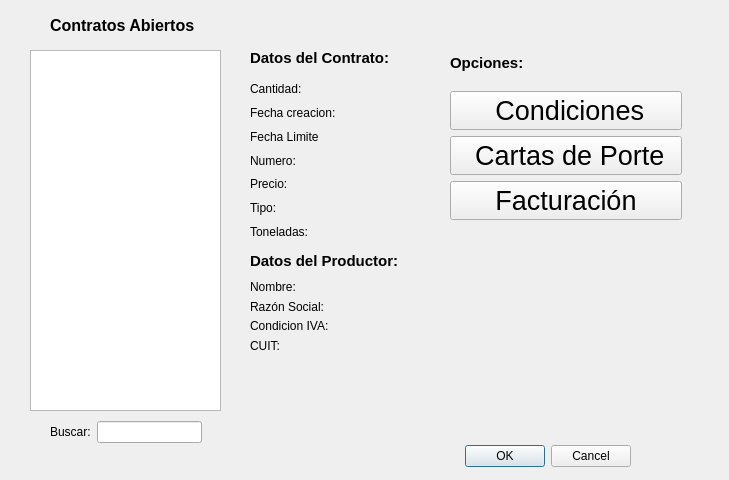
<?xml version="1.0" encoding="UTF-8"?>
<ui version="4.0">
 <class>GUI_Contratos_Abiertos</class>
 <widget class="QDialog" name="GUI_Contratos_Abiertos">
  <property name="geometry">
   <rect>
    <x>0</x>
    <y>0</y>
    <width>729</width>
    <height>480</height>
   </rect>
  </property>
  <property name="windowTitle">
   <string>Dialog</string>
  </property>
  <property name="styleSheet">
   <string notr="true"/>
  </property>
  <widget class="QDialogButtonBox" name="buttonBox">
   <property name="geometry">
    <rect>
     <x>10</x>
     <y>440</y>
     <width>621</width>
     <height>32</height>
    </rect>
   </property>
   <property name="orientation">
    <enum>Qt::Horizontal</enum>
   </property>
   <property name="standardButtons">
    <set>QDialogButtonBox::Cancel|QDialogButtonBox::Ok</set>
   </property>
  </widget>
  <widget class="QListWidget" name="listWidget">
   <property name="geometry">
    <rect>
     <x>30</x>
     <y>50</y>
     <width>191</width>
     <height>361</height>
    </rect>
   </property>
  </widget>
  <widget class="QLabel" name="label">
   <property name="geometry">
    <rect>
     <x>50</x>
     <y>10</y>
     <width>161</width>
     <height>31</height>
    </rect>
   </property>
   <property name="font">
    <font>
     <pointsize>12</pointsize>
     <weight>75</weight>
     <bold>true</bold>
    </font>
   </property>
   <property name="text">
    <string>Contratos Abiertos</string>
   </property>
  </widget>
  <widget class="QLabel" name="label_3">
   <property name="geometry">
    <rect>
     <x>250</x>
     <y>240</y>
     <width>161</width>
     <height>41</height>
    </rect>
   </property>
   <property name="font">
    <font>
     <pointsize>11</pointsize>
     <weight>75</weight>
     <bold>true</bold>
    </font>
   </property>
   <property name="text">
    <string>Datos del Productor:</string>
   </property>
  </widget>
  <widget class="QLabel" name="label_10">
   <property name="geometry">
    <rect>
     <x>250</x>
     <y>50</y>
     <width>151</width>
     <height>16</height>
    </rect>
   </property>
   <property name="font">
    <font>
     <pointsize>11</pointsize>
     <weight>75</weight>
     <bold>true</bold>
    </font>
   </property>
   <property name="text">
    <string>Datos del Contrato:</string>
   </property>
  </widget>
  <widget class="QLabel" name="label_15">
   <property name="geometry">
    <rect>
     <x>480</x>
     <y>350</y>
     <width>238</width>
     <height>36</height>
    </rect>
   </property>
   <property name="text">
    <string/>
   </property>
  </widget>
  <widget class="QWidget" name="">
   <property name="geometry">
    <rect>
     <x>250</x>
     <y>80</y>
     <width>151</width>
     <height>161</height>
    </rect>
   </property>
   <layout class="QVBoxLayout" name="verticalLayout_2">
    <item>
     <widget class="QLabel" name="label_2">
      <property name="text">
       <string>Cantidad:</string>
      </property>
     </widget>
    </item>
    <item>
     <widget class="QLabel" name="label_4">
      <property name="text">
       <string>Fecha creacion:</string>
      </property>
     </widget>
    </item>
    <item>
     <widget class="QLabel" name="label_5">
      <property name="text">
       <string>Fecha Limite</string>
      </property>
     </widget>
    </item>
    <item>
     <widget class="QLabel" name="label_6">
      <property name="text">
       <string>Numero:</string>
      </property>
     </widget>
    </item>
    <item>
     <widget class="QLabel" name="label_7">
      <property name="text">
       <string>Precio:</string>
      </property>
     </widget>
    </item>
    <item>
     <widget class="QLabel" name="label_8">
      <property name="text">
       <string>Tipo:</string>
      </property>
     </widget>
    </item>
    <item>
     <widget class="QLabel" name="label_9">
      <property name="text">
       <string>Toneladas:</string>
      </property>
     </widget>
    </item>
   </layout>
  </widget>
  <widget class="QWidget" name="">
   <property name="geometry">
    <rect>
     <x>250</x>
     <y>280</y>
     <width>141</width>
     <height>72</height>
    </rect>
   </property>
   <layout class="QVBoxLayout" name="verticalLayout_3">
    <item>
     <widget class="QLabel" name="label_13">
      <property name="text">
       <string>Nombre:</string>
      </property>
     </widget>
    </item>
    <item>
     <widget class="QLabel" name="label_14">
      <property name="text">
       <string>Razón Social:</string>
      </property>
     </widget>
    </item>
    <item>
     <widget class="QLabel" name="label_11">
      <property name="text">
       <string>Condicion IVA:</string>
      </property>
     </widget>
    </item>
    <item>
     <widget class="QLabel" name="label_12">
      <property name="text">
       <string>CUIT:</string>
      </property>
     </widget>
    </item>
   </layout>
  </widget>
  <widget class="QWidget" name="">
   <property name="geometry">
    <rect>
     <x>450</x>
     <y>40</y>
     <width>232</width>
     <height>180</height>
    </rect>
   </property>
   <layout class="QVBoxLayout" name="verticalLayout_5">
    <item>
     <widget class="QLabel" name="label_16">
      <property name="font">
       <font>
        <pointsize>11</pointsize>
        <weight>75</weight>
        <bold>true</bold>
        <underline>false</underline>
       </font>
      </property>
      <property name="text">
       <string>Opciones:</string>
      </property>
     </widget>
    </item>
    <item>
     <layout class="QVBoxLayout" name="verticalLayout_4">
      <item>
       <widget class="QPushButton" name="pushButton">
        <property name="font">
         <font>
          <pointsize>20</pointsize>
         </font>
        </property>
        <property name="text">
         <string> Condiciones</string>
        </property>
       </widget>
      </item>
      <item>
       <widget class="QPushButton" name="pushButton_2">
        <property name="font">
         <font>
          <pointsize>20</pointsize>
         </font>
        </property>
        <property name="text">
         <string> Cartas de Porte</string>
        </property>
       </widget>
      </item>
      <item>
       <widget class="QPushButton" name="pushButton_3">
        <property name="font">
         <font>
          <pointsize>20</pointsize>
         </font>
        </property>
        <property name="text">
         <string>Facturación</string>
        </property>
       </widget>
      </item>
     </layout>
    </item>
   </layout>
  </widget>
  <widget class="QWidget" name="">
   <property name="geometry">
    <rect>
     <x>50</x>
     <y>420</y>
     <width>152</width>
     <height>24</height>
    </rect>
   </property>
   <layout class="QHBoxLayout" name="horizontalLayout">
    <item>
     <widget class="QLabel" name="label_17">
      <property name="text">
       <string>Buscar:</string>
      </property>
     </widget>
    </item>
    <item>
     <widget class="QLineEdit" name="lineEdit"/>
    </item>
   </layout>
  </widget>
 </widget>
 <resources/>
 <connections>
  <connection>
   <sender>buttonBox</sender>
   <signal>accepted()</signal>
   <receiver>GUI_Contratos_Abiertos</receiver>
   <slot>accept()</slot>
   <hints>
    <hint type="sourcelabel">
     <x>248</x>
     <y>254</y>
    </hint>
    <hint type="destinationlabel">
     <x>157</x>
     <y>274</y>
    </hint>
   </hints>
  </connection>
  <connection>
   <sender>buttonBox</sender>
   <signal>rejected()</signal>
   <receiver>GUI_Contratos_Abiertos</receiver>
   <slot>reject()</slot>
   <hints>
    <hint type="sourcelabel">
     <x>316</x>
     <y>260</y>
    </hint>
    <hint type="destinationlabel">
     <x>286</x>
     <y>274</y>
    </hint>
   </hints>
  </connection>
 </connections>
</ui>
